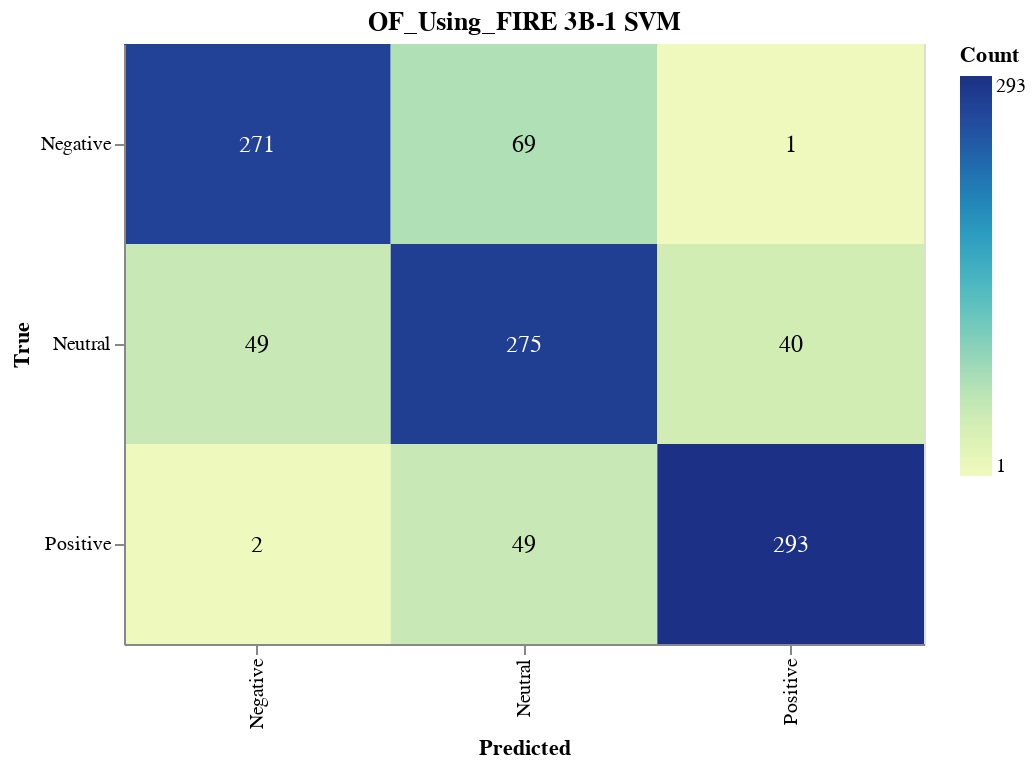

Notebook cell for this chart:
### Markdown cell above
#### Save Confusion Matrix

### Code cell
import altair as alt
import pandas as pd
from sklearn.metrics import confusion_matrix

# Calculate the confusion matrix
cm = confusion_matrix(true_labels, svm_validation_predictions)

# Define class names
class_names = ['Negative', 'Neutral', 'Positive']

# Convert confusion matrix to DataFrame
cm_df = pd.DataFrame(cm, index=class_names, columns=class_names).reset_index().melt(id_vars='index')
cm_df.columns = ['True', 'Predicted', 'Count']

# Ensure the order of categories
cm_df['True'] = pd.Categorical(cm_df['True'], categories=class_names, ordered=True)
cm_df['Predicted'] = pd.Categorical(cm_df['Predicted'], categories=class_names, ordered=True)

# Create the Altair plot
heatmap = alt.Chart(cm_df).mark_rect().encode(
    x=alt.X('Predicted:O', sort=class_names),
    y=alt.Y('True:O', sort=class_names),
    color='Count:Q',
    tooltip=['True', 'Predicted', 'Count']
).properties(
    width=400,
    height=300,
    title='OF_Using_FIRE 3B-1 SVM'
)

# Add text labels
text = heatmap.mark_text(
    align='center',
    baseline='middle',
    fontSize=12
).encode(
    text='Count:Q',
    color=alt.condition(
        alt.datum.Count > cm.max() / 2,
        alt.value('white'),
        alt.value('black')
    )
)

# Combine heatmap and text
final_chart = heatmap + text

# Display the plot
final_chart.show()

### Figure 1 — Vega-Lite specification as saved in the notebook (floating-point values rounded to 4 significant figures)
{"config": {"view": {"continuousWidth": 300, "continuousHeight": 300}}, "layer": [{"mark": {"type": "rect"}, "encoding": {"color": {"field": "Count", "type": "quantitative"}, "tooltip": [{"field": "True", "type": "ordinal"}, {"field": "Predicted", "type": "ordinal"}, {"field": "Count", "type": "quantitative"}], "x": {"field": "Predicted", "sort": ["Negative", "Neutral", "Positive"], "type": "ordinal"}, "y": {"field": "True", "sort": ["Negative", "Neutral", "Positive"], "type": "ordinal"}}, "title": "OF_Using_FIRE 3B-1 SVM"}, {"mark": {"type": "text", "align": "center", "baseline": "middle", "fontSize": 12}, "encoding": {"color": {"condition": {"test": "(datum.Count > 146.5)", "value": "white"}, "value": "black"}, "text": {"field": "Count", "type": "quantitative"}, "tooltip": [{"field": "True", "type": "ordinal"}, {"field": "Predicted", "type": "ordinal"}, {"field": "Count", "type": "quantitative"}], "x": {"field": "Predicted", "sort": ["Negative", "Neutral", "Positive"], "type": "ordinal"}, "y": {"field": "True", "sort": ["Negative", "Neutral", "Positive"], "type": "ordinal"}}, "title": "OF_Using_FIRE 3B-1 SVM"}], "data": {"name": "data-fd3cd9bfe9ff9fe29fab395857b45321"}, "height": 300, "width": 400, "$schema": "https://vega.github.io/schema/vega-lite/v5.17.0.json", "datasets": {"data-fd3cd9bfe9ff9fe29fab395857b45321": [{"True": "Negative", "Predicted": "Negative", "Count": 271}, {"True": "Neutral", "Predicted": "Negative", "Count": 49}, {"True": "Positive", "Predicted": "Negative", "Count": 2}, {"True": "Negative", "Predicted": "Neutral", "Count": 69}, {"True": "Neutral", "Predicted": "Neutral", "Count": 275}, {"True": "Positive", "Predicted": "Neutral", "Count": 49}, {"True": "Negative", "Predicted": "Positive", "Count": 1}, {"True": "Neutral", "Predicted": "Positive", "Count": 40}, {"True": "Positive", "Predicted": "Positive", "Count": 293}]}}
